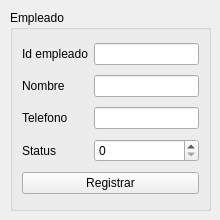
          <widget class="QWidget" name="tab_4">
           <attribute name="title">
            <string>Registrar</string>
           </attribute>
           <widget class="QGroupBox" name="groupBox">
            <property name="geometry">
             <rect>
              <x>10</x>
              <y>10</y>
              <width>201</width>
              <height>201</height>
             </rect>
            </property>
            <property name="title">
             <string>Empleado</string>
            </property>
            <layout class="QGridLayout" name="gridLayout_9">
             <item row="3" column="0">
              <widget class="QLabel" name="label_2">
               <property name="text">
                <string>Telefono</string>
               </property>
              </widget>
             </item>
             <item row="2" column="0">
              <widget class="QLabel" name="label">
               <property name="text">
                <string>Nombre</string>
               </property>
              </widget>
             </item>
             <item row="3" column="1">
              <widget class="QLineEdit" name="telefono_empleado_reg_lineEdit_2">
               <property name="maxLength">
                <number>10</number>
               </property>
              </widget>
             </item>
             <item row="4" column="0">
              <widget class="QLabel" name="label_3">
               <property name="text">
                <string>Status</string>
               </property>
              </widget>
             </item>
             <item row="4" column="1">
              <widget class="QSpinBox" name="status_empleado_reg_spinBox">
               <property name="maximum">
                <number>1</number>
               </property>
              </widget>
             </item>
             <item row="2" column="1">
              <widget class="QLineEdit" name="nombre_empleado_reg_lineEdit">
               <property name="maxLength">
                <number>35</number>
               </property>
              </widget>
             </item>
             <item row="5" column="0" colspan="2">
              <widget class="QPushButton" name="empleado_registrar_pushButton">
               <property name="text">
                <string>Registrar</string>
               </property>
              </widget>
             </item>
             <item row="0" column="1">
              <widget class="QLineEdit" name="idempleado_reg_lineEdit"/>
             </item>
             <item row="0" column="0">
              <widget class="QLabel" name="label_53">
               <property name="text">
                <string>Id empleado</string>
               </property>
              </widget>
             </item>
            </layout>
           </widget>
          </widget>
